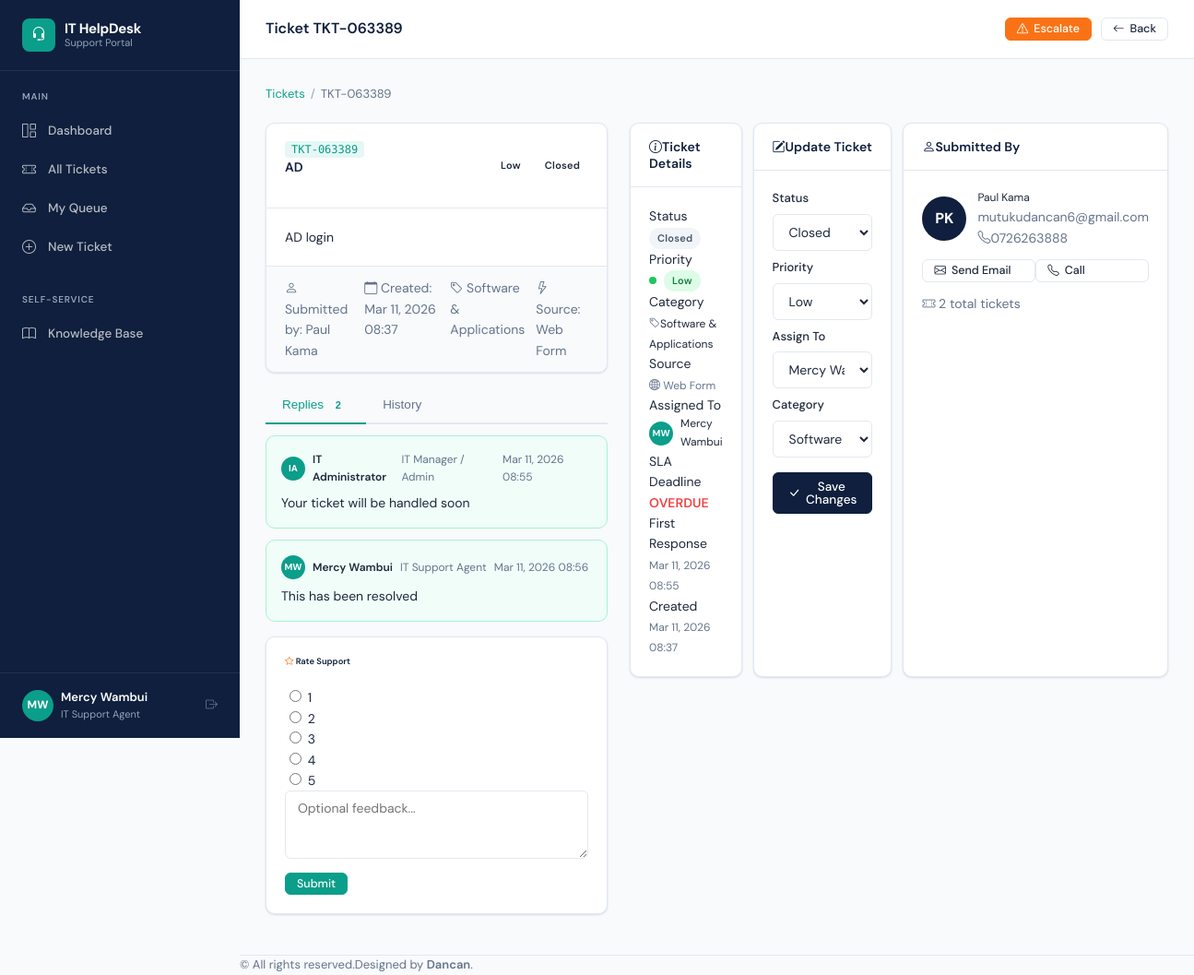
The app's page /tickets/TKT-063389/ (signed in), older data.
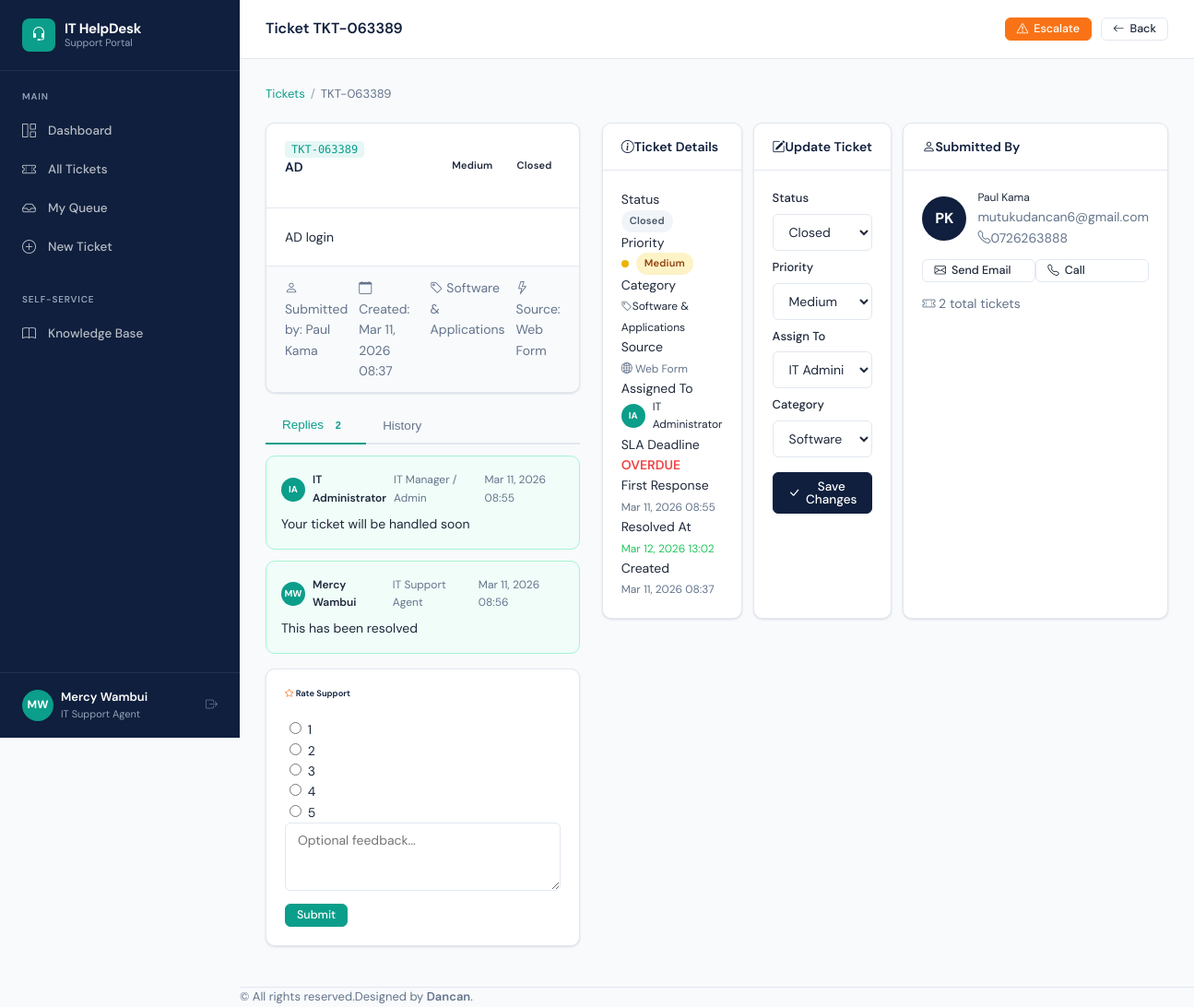
The same page, newer data.
### tickets/models.py (models this page shows, shortened)
class Ticket(models.Model):
    PRIORITY_LOW = 'low'
    PRIORITY_MEDIUM = 'medium'
    PRIORITY_HIGH = 'high'
    PRIORITY_CRITICAL = 'critical'
    PRIORITY_CHOICES = [
        (PRIORITY_LOW, 'Low'),
        (PRIORITY_MEDIUM, 'Medium'),
        (PRIORITY_HIGH, 'High'),
        (PRIORITY_CRITICAL, 'Critical'),
    ]
    STATUS_OPEN = 'open'
    STATUS_IN_PROGRESS = 'in_progress'
    STATUS_PENDING = 'pending'
    STATUS_RESOLVED = 'resolved'
    STATUS_CLOSED = 'closed'
    STATUS_CHOICES = [
        (STATUS_OPEN, 'Open'),
        (STATUS_IN_PROGRESS, 'In Progress'),
        (STATUS_PENDING, 'Pending'),
        (STATUS_RESOLVED, 'Resolved'),
        (STATUS_CLOSED, 'Closed'),
    ]
    SOURCE_WEB = 'web'
    SOURCE_EMAIL = 'email'
    SOURCE_CHAT = 'chat'
    SOURCE_CHOICES = [
        (SOURCE_WEB, 'Web Form'),
        (SOURCE_EMAIL, 'Email'),
        (SOURCE_CHAT, 'Live Chat'),
    ]
    ticket_id = models.CharField(max_length=20, unique=True, editable=False)
    title = models.CharField(max_length=255)
    description = models.TextField()
    category = models.ForeignKey(Category, on_delete=models.SET_NULL, null=True, related_name='tickets')
    priority = models.CharField(max_length=10, choices=PRIORITY_CHOICES, default=PRIORITY_MEDIUM)
    status = models.CharField(max_length=15, choices=STATUS_CHOICES, default=STATUS_OPEN)
    source = models.CharField(max_length=10, choices=SOURCE_CHOICES, default=SOURCE_WEB)
    submitted_by = models.ForeignKey(
        settings.AUTH_USER_MODEL, on_delete=models.CASCADE, related_name='submitted_tickets'
    )
    assigned_to = models.ForeignKey(
        settings.AUTH_USER_MODEL, on_delete=models.SET_NULL,
        null=True, blank=True, related_name='assigned_tickets'
    )
    sla_due_at = models.DateTimeField(null=True, blank=True)
    sla_breached = models.BooleanField(default=False)
    first_response_at = models.DateTimeField(null=True, blank=True)
    csat_score = models.PositiveSmallIntegerField(null=True, blank=True)  # 1-5
    csat_comment = models.TextField(blank=True)
    created_at = models.DateTimeField(auto_now_add=True)
    updated_at = models.DateTimeField(auto_now=True)
    resolved_at = models.DateTimeField(null=True, blank=True)
    closed_at = models.DateTimeField(null=True, blank=True)
    tags = models.ManyToManyField('Tag', blank=True, related_name='tickets')
    def is_overdue(self):
        if self.sla_due_at and self.status not in [self.STATUS_RESOLVED, self.STATUS_CLOSED]:
            return timezone.now() > self.sla_due_at
        return False
    class Meta:
        ordering = ['-created_at']

class Category(models.Model):
    HARDWARE = 'hardware'
    NETWORK = 'network'
    SOFTWARE = 'software'
    ACCOUNT = 'account'
    SECURITY = 'security'
    OTHER = 'other'
    TYPE_CHOICES = [
        (HARDWARE, 'Hardware'),
        (NETWORK, 'Network'),
        (SOFTWARE, 'Software'),
        (ACCOUNT, 'Account & Access'),
        (SECURITY, 'Security'),
        (OTHER, 'Other'),
    ]
    name = models.CharField(max_length=100, unique=True)
    slug = models.SlugField(unique=True)
    type = models.CharField(max_length=20, choices=TYPE_CHOICES, default=OTHER)
    description = models.TextField(blank=True)
    icon = models.CharField(max_length=50, default='tag', help_text='Bootstrap icon name')
    color = models.CharField(max_length=20, default='primary')
    auto_assign_to = models.ForeignKey(
        settings.AUTH_USER_MODEL, on_delete=models.SET_NULL,
        null=True, blank=True, related_name='auto_assigned_categories'
    )
    is_active = models.BooleanField(default=True)
    class Meta:
        verbose_name_plural = 'Categories'
        ordering = ['name']

### accounts/models.py (models this page shows, shortened)
class User(AbstractUser):
    ROLE_END_USER = 'end_user'
    ROLE_AGENT = 'agent'
    ROLE_MANAGER = 'manager'
    ROLE_CHOICES = [
        (ROLE_END_USER, 'End User'),
        (ROLE_AGENT, 'IT Support Agent'),
        (ROLE_MANAGER, 'IT Manager / Admin'),
    ]
    role = models.CharField(max_length=20, choices=ROLE_CHOICES, default=ROLE_END_USER)
    department = models.ForeignKey(
        Department, on_delete=models.SET_NULL, null=True, blank=True, related_name='users'
    )
    phone = models.CharField(max_length=20, blank=True)
    avatar = models.ImageField(upload_to='avatars/', blank=True, null=True)
    job_title = models.CharField(max_length=100, blank=True)
    is_active = models.BooleanField(default=True)
    email_notifications = models.BooleanField(default=True)
    created_at = models.DateTimeField(auto_now_add=True)
    @property
    def is_end_user(self):
        return self.role == self.ROLE_END_USER
    @property
    def is_agent(self):
        return self.role in [self.ROLE_AGENT, self.ROLE_MANAGER]
    @property
    def is_manager(self):
        return self.role == self.ROLE_MANAGER
    def get_initials(self):
        if self.first_name and self.last_name:
            return f"{self.first_name[0]}{self.last_name[0]}".upper()
        return self.username[:2].upper()

### tickets/views.py (the view, shortened to what this page needs)
# urls.py: path('<str:ticket_id>/', views.ticket_detail, name='detail'),
@login_required
def ticket_detail(request, ticket_id):
    ticket = get_object_or_404(Ticket, ticket_id=ticket_id)
    if request.user.is_end_user and ticket.submitted_by != request.user:
        messages.error(request, 'Access denied.')
        return redirect('tickets:list')
    replies = ticket.replies.all()
    if request.user.is_end_user:
        replies = replies.filter(is_internal=False)
    reply_form = TicketReplyForm(user=request.user)
    update_form = TicketUpdateForm(instance=ticket) if request.user.is_agent else None
    csat_form = CSATForm(instance=ticket) if ticket.status in ['resolved', 'closed'] and not ticket.csat_score else None
    return render(request, 'tickets/detail.html', {
        'ticket': ticket,
        'replies': replies,
        'attachments': ticket.attachments.all(),
        'history': ticket.history.all()[:10],
        'reply_form': reply_form,
        'update_form': update_form,
        'csat_form': csat_form,
        'canned_responses': CannedResponse.objects.filter(is_active=True) if request.user.is_agent else [],
    })

### tickets/forms.py
class TicketReplyForm(forms.ModelForm):
    class Meta:
        model = TicketReply
        fields = ['body', 'is_internal']
        widgets = {
            'body': forms.Textarea(attrs={
                'class': 'form-control',
                'rows': 4,
                'placeholder': 'Type your reply here...'
            }),
            'is_internal': forms.CheckboxInput(attrs={'class': 'form-check-input'}),
        }
    def __init__(self, *args, **kwargs):
        user = kwargs.pop('user', None)
        super().__init__(*args, **kwargs)
        if user and user.is_end_user:
            self.fields.pop('is_internal', None)

### templates/tickets/detail.html (shortened to what this page needs)
{% extends "base/base.html" %}
{% block page_title %}Ticket {{ ticket.ticket_id }}{% endblock %}
{% block topbar_actions %}
  {% if user.is_agent %}
    <a href="{% url 'tickets:escalate' ticket.ticket_id %}" class="btn btn-warning btn-sm" data-confirm="Escalate this ticket to Critical priority?">
      <i class="bi bi-exclamation-triangle"></i> Escalate
    </a>
  {% endif %}
  <a href="{% url 'tickets:list' %}" class="btn btn-outline btn-sm">
    <i class="bi bi-arrow-left"></i> Back
  </a>
{% endblock %}
{% block content %}
<ul class="breadcrumb">
  <li><a href="{% url 'tickets:list' %}">Tickets</a></li>
  <li>{{ ticket.ticket_id }}</li>
</ul>
<div class="grid-2-1" style="gap:24px; align-items:start;">
  <div>
    <div class="card mb-4">
      <div class="card-header d-flex justify-content-between align-items-start flex-wrap">
        <div>
          <span class="ticket-id">{{ ticket.ticket_id }}</span>
          <h4 class="mt-1">{{ ticket.title }}</h4>
        </div>
        <div class="d-flex gap-2 flex-wrap">
          <span class="badge bg-{{ ticket.priority }}">{{ ticket.get_priority_display }}</span>
          <span class="badge bg-{{ ticket.status }}">{{ ticket.get_status_display }}</span>
        </div>
      </div>
      <div class="card-body">
        <div style="white-space:pre-wrap; line-height:1.6;">{{ ticket.description }}</div>
      </div>
      <div class="card-footer d-flex gap-3 flex-wrap small text-muted">
        <span><i class="bi bi-person"></i> Submitted by: {{ ticket.submitted_by.get_full_name|default:ticket.submitted_by.username }}</span>
        <span><i class="bi bi-calendar"></i> Created: {{ ticket.created_at|date:"M d, Y H:i" }}</span>
        {% if ticket.category %}<span><i class="bi bi-tag"></i> {{ ticket.category.name }}</span>{% endif %}
        <span><i class="bi bi-lightning"></i> Source: {{ ticket.get_source_display }}</span>
      </div>
    </div>
    <div class="tab-section">
      <div class="tab-nav mb-3">
        <button class="tab-link active" data-tab="replies">Replies <span class="badge bg-teal ms-1">{{ replies.count }}</span></button>
        {% if user.is_agent %}<button class="tab-link" data-tab="history">History</button>{% endif %}
      </div>
      <div class="tab-content active" id="tab-replies">
        {% for reply in replies %}
          <div class="reply-bubble {% if reply.is_internal %}is-internal{% elif reply.author.is_agent %}is-agent{% else %}is-user{% endif %}">
            <div class="reply-meta d-flex align-items-center gap-2">
              <span class="avatar avatar-sm {% if reply.author.is_agent %}avatar-teal{% endif %}">{{ reply.author.get_initials }}</span>
              <strong>{{ reply.author.get_full_name|default:reply.author.username }}</strong>
              <span class="text-muted small">{{ reply.author.get_role_display }}</span>
              <span class="ms-auto small">{{ reply.created_at|date:"M d, Y H:i" }}</span>
            </div>
            <div style="white-space:pre-wrap; line-height:1.5;">{{ reply.body }}</div>
          </div>
        {% empty %}
          <div class="text-center py-4 text-muted">No replies yet.</div>
        {% endfor %}
        {% if csat_form %}
          <div class="card mt-4 border-warning bg-warning-pale">
            <div class="card-body">
              <h6><i class="bi bi-star text-warning"></i> Rate Support</h6>
              <form method="post">
                {{ csat_form.csat_score }}
                {{ csat_form.csat_comment }}
                <button type="submit" class="btn btn-primary btn-sm mt-2">Submit</button>
              </form>
            </div>
          </div>
        {% endif %}
      </div>
    </div>
  </div>
  <div class="d-flex flex-column gap-3">
    {% include "tickets/_ticket_sidebar_cards.html" %}
  </div>
</div>
{% endblock %}

### templates/tickets/_ticket_sidebar_cards.html (shortened to what the changed rows need)
<div class="card mb-3">
  <div class="card-body p-2">
    <div class="sidebar-detail-row">
      <div class="sidebar-detail-label">Status</div>
      <span class="badge badge-{{ ticket.status }}">{{ ticket.get_status_display }}</span>
    </div>
    <div class="sidebar-detail-row">
      <span class="d-flex align-items-center gap-2">
        <span class="priority-dot dot-{{ ticket.priority }}"></span>
        <span class="badge badge-{{ ticket.priority }}">{{ ticket.get_priority_display }}</span>
      </span>
    </div>
    {% if ticket.category %}
    <div class="sidebar-detail-row">
      <div class="sidebar-detail-label">Category</div>
      <span class="text-sm"><i class="bi bi-tag text-muted me-1"></i>{{ ticket.category.name }}</span>
    </div>
    {% endif %}
    <div class="sidebar-detail-row">
      <div class="sidebar-detail-label">Source</div>
      <span class="text-sm text-muted">
        {% if ticket.source == 'web' %}<i class="bi bi-globe2"></i>
        {% elif ticket.source == 'email' %}<i class="bi bi-envelope"></i>
        {% else %}<i class="bi bi-chat-dots"></i>{% endif %}
        {{ ticket.get_source_display }}
      </span>
    </div>
    <div class="sidebar-detail-row">
      {% if ticket.assigned_to %}
      <span class="d-flex align-items-center gap-2">
        <span class="avatar avatar-sm avatar-teal">{{ ticket.assigned_to.get_initials }}</span>
        <span class="text-sm">{{ ticket.assigned_to.get_full_name|default:ticket.assigned_to.username }}</span>
      </span>
      {% else %}
      <span class="text-sm text-muted fst-italic">Unassigned</span>
      {% endif %}
    </div>
    {% if ticket.first_response_at %}
    <div class="sidebar-detail-row">
      <div class="sidebar-detail-label">First Response</div>
      <span class="text-sm text-muted">{{ ticket.first_response_at|date:"M d, Y H:i" }}</span>
    </div>
    {% endif %}
    {% if ticket.resolved_at %}
    <div class="sidebar-detail-row">
      <div class="sidebar-detail-label">Resolved At</div>
      <span class="text-sm text-success">{{ ticket.resolved_at|date:"M d, Y H:i" }}</span>
    </div>
    {% endif %}
    <div class="sidebar-detail-row border-bottom-0">
      <div class="sidebar-detail-label">Created</div>
      <span class="text-sm text-muted">{{ ticket.created_at|date:"M d, Y H:i" }}</span>
    </div>
  </div>
</div>
{% if update_form %}
<div class="card mb-3">
  <div class="card-header">
    <h6><i class="bi bi-pencil-square text-teal me-1"></i>Update Ticket</h6>
  </div>
  <div class="card-body">
    <form method="post">
      <div class="form-group mb-2">
        <label class="form-label">Status</label>
        <select name="status" class="form-select">
          {% for val, label in update_form.fields.status.choices %}
          <option value="{{ val }}" {% if ticket.status == val %}selected{% endif %}>{{ label }}</option>
          {% endfor %}
        </select>
      </div>
      <div class="form-group mb-2">
        <label class="form-label">Priority</label>
        <select name="priority" class="form-select">
          {% for val, label in update_form.fields.priority.choices %}
          <option value="{{ val }}" {% if ticket.priority == val %}selected{% endif %}>{{ label }}</option>
          {% endfor %}
        </select>
      </div>
      <div class="form-group mb-2">
        <label class="form-label">Assign To</label>
        <select name="assigned_to" class="form-select">
          {% for agent in update_form.fields.assigned_to.queryset %}
          <option value="{{ agent.pk }}" {% if ticket.assigned_to == agent %}selected{% endif %}>
            {{ agent.get_full_name|default:agent.username }}
          </option>
          {% endfor %}
        </select>
      </div>
      <div class="form-group mb-2">
        <label class="form-label">Category</label>
        <select name="category" class="form-select">
          {% for cat in update_form.fields.category.queryset %}
          <option value="{{ cat.pk }}" {% if ticket.category == cat %}selected{% endif %}>{{ cat.name }}</option>
          {% endfor %}
        </select>
      </div>
      <button type="submit" class="btn btn-navy w-100 mt-2">
        <i class="bi bi-check-lg"></i> Save Changes
      </button>
    </form>
  </div>
</div>
{% endif %}
{% if user.is_agent %}
<div class="card mb-3">
  <div class="card-header">
    <h6><i class="bi bi-person text-teal me-1"></i>Submitted By</h6>
  </div>
  <div class="card-body">
    <div class="d-flex align-items-center gap-3 mb-3">
      <div class="avatar avatar-lg">{{ ticket.submitted_by.get_initials }}</div>
      <div class="min-w-0">
        <div class="fw-semibold text-sm">{{ ticket.submitted_by.get_full_name|default:ticket.submitted_by.username }}</div>
        <div class="text-xs text-muted">{{ ticket.submitted_by.email }}</div>
        {% if ticket.submitted_by.phone %}
        <div class="text-xs text-muted"><i class="bi bi-telephone me-1"></i>{{ ticket.submitted_by.phone }}</div>
        {% endif %}
      </div>
    </div>
    <div class="d-flex flex-column gap-1 mb-2">
      <a href="mailto:{{ ticket.submitted_by.email }}" class="btn btn-outline btn-sm w-100 text-center">
        <i class="bi bi-envelope"></i> Send Email
      </a>
      {% if ticket.submitted_by.phone %}
      <a href="tel:{{ ticket.submitted_by.phone }}" class="btn btn-outline btn-sm w-100 text-center">
        <i class="bi bi-telephone"></i> Call
      </a>
      {% endif %}
    </div>
    <div class="text-xs text-muted text-center mt-3 pt-2 border-top">
      <i class="bi bi-ticket-perforated me-1"></i>
      {{ ticket.submitted_by.submitted_tickets.count }} total ticket{{ ticket.submitted_by.submitted_tickets.count|pluralize }}
    </div>
  </div>
</div>
{% endif %}

Row changes from the older to the newer data that the page shows:
changed Ticket "TKT-063389": priority "Low" → "Medium"; assigned_to.get_initials "MW" → "IA"; assigned_to.get_full_name "Mercy Wambui" → "IT Administrator"; resolved_at (not shown) → "Mar 12, 2026 13:02"; assigned_to "Mercy Wambui" → "IT Administrator"
Text that changed along with them:
text now shown: "Resolved At"
